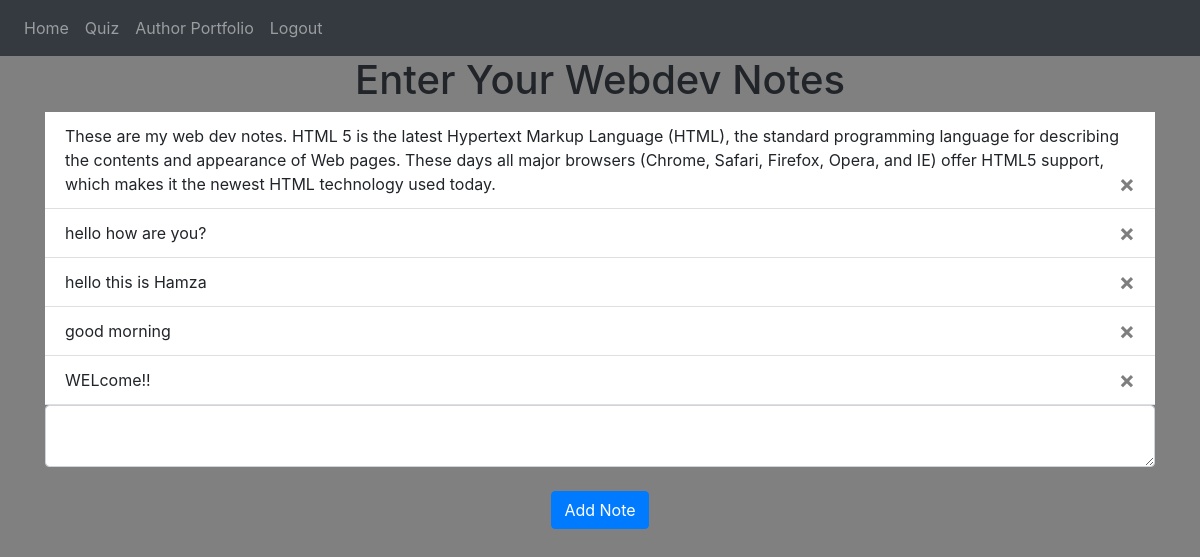
Screenshot of / (signed in) with the database file from the repository.
### views.py (the view, shortened to what this page needs)
@views.route('/', methods=['GET', 'POST'])
@login_required
def home():
    return render_template("home.html", user=current_user)

### __init__.py (called while the page is built)
def create_app():
    app = Flask(__name__)
    app.config['SECRET_KEY'] = 'hjshjhdjah kjshkjdhjs'
    app.config['SQLALCHEMY_DATABASE_URI'] = f'sqlite:///{DB_NAME}'
    db.init_app(app)
    from .views import views
    from .auth import auth
    app.register_blueprint(views, url_prefix='/')
    app.register_blueprint(auth, url_prefix='/')
    from .models import User, Note
    create_database(app)
    login_manager = LoginManager()
    login_manager.login_view = 'auth.login'
    login_manager.init_app(app)
    @login_manager.user_loader
    def load_user(id):
        return User.query.get(int(id))
    return app

### templates/home.html (shortened to what this page needs)
{% extends "base.html" %} {% block title %}Home{% endblock %} {% block content%}
    <h1 align="center">Enter Your Webdev Notes</h1>
    <ul class="list-group list-group-flush" id="notes">
      {% for note in user.notes %}
      <li class="list-group-item">
        {{ note.data }}
        <button type="button" class="close" onClick="deleteNote({{ note.id }})">
          <span aria-hidden="true">&times;</span>
        </button>
      </li>
      {% endfor %}
    </ul>
    <form method="POST">
      <textarea name="note" id="note" class="form-control"></textarea>
      <br />
      <div align="center">
        <button type="submit" class="btn btn-primary">Add Note</button>
      </div>
    </form>
    {% endblock %}

### templates/base.html (shortened to what this page needs)
<!DOCTYPE html>
<html>
  <head>
    <link
      rel="stylesheet"
      href="https://stackpath.bootstrapcdn.com/bootstrap/4.4.1/css/bootstrap.min.css"
    />
    <link
      rel="stylesheet"
      href="https://stackpath.bootstrapcdn.com/font-awesome/4.7.0/css/font-awesome.min.css"
    />
  </head>
  <body>
    <nav class="navbar navbar-expand-lg navbar-dark bg-dark">
      <div class="collapse navbar-collapse" id="navbar">
        <div class="navbar-nav">
          {% if user.is_authenticated %}
          <a class="nav-item nav-link" id="home" href="/">Home</a>
          <a class="nav-item nav-link" id="quiz" href="/quiz">Quiz</a>
          <a class="nav-item nav-link" id="quiz" href="https://hamzaarif12345.github.io/sample2/port_index">Author Portfolio</a>
          <a class="nav-item nav-link" id="logout" href="/logout">Logout</a>
          {% else %}
          <a class="nav-item nav-link" id="login" href="/login">Login</a>
          <a class="nav-item nav-link" id="signUp" href="/sign-up">Sign Up</a>
          {% endif %}
        </div>
      </div>
    </nav>
    <div class="container">{% block content %} {% endblock %}</div>
  </body>
</html>

### templates/home.html (style rules this page uses)
body { background:grey ; }

### rows the page displays
Note: data "These are my web dev notes. HTML 5 is the latest Hypertext Markup Language (HTML), the standard programming language for describing the contents and appearance of Web pages. These days all major browsers (Chrome, Safari, Firefox, Opera, and IE) offer HTML5 support, which makes it the newest HTML technology used today."
Note: data "hello how are you?"
Note: data "hello this is Hamza"
Note: data "good morning"
Note: data "WELcome!!"
